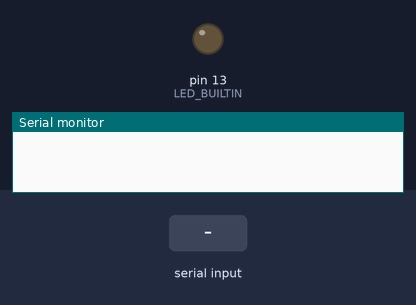
A sketch run on a simulated Arduino Uno, built with avr-gcc and run on an emulated ATmega328P. Parts: output pins drawn as LEDs (lit = HIGH), the last lines printed to the serial monitor. The test bench sets the inputs (shaded band).

Above: at 1.2 s.
1.3 s: "1" received over Serial
At 2.0 s:
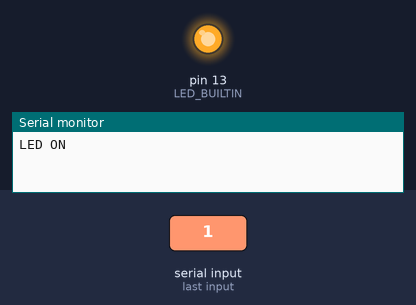
2.8 s: "0" received over Serial
At 3.2 s:
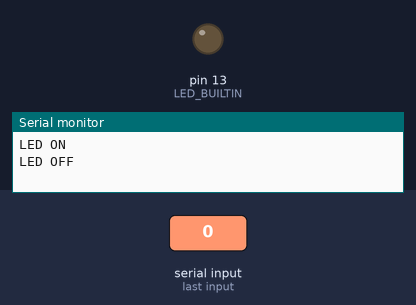
Timing chart, 0 to 5.8 s (numbered marks = the images above; inputs shaded):
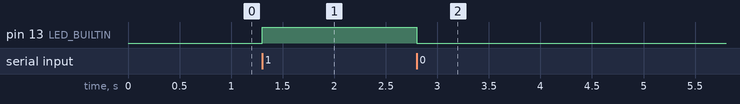

The sketch:

arduino___rasberry_command.ino
```cpp
void setup() {
  pinMode(LED_BUILTIN, OUTPUT);
  digitalWrite(LED_BUILTIN, LOW);
  Serial.begin(9600);
  // put your setup code here, to run once:

}

void loop() {
  if (Serial.available()>0)
  {
    char command = Serial.read();

    if (command == '1')
    {
      digitalWrite(LED_BUILTIN,HIGH);
      Serial.println("LED ON");
    }
    else if (command == '0')
    {
      digitalWrite(LED_BUILTIN,LOW);
      Serial.print("LED OFF");

    }
    else
    {
      Serial.print("Invaild Command");
    }
  }

  // put your main code here, to run repeatedly:

}
```

Measured:
- after the input at 1.3 s, pin 13 (LED_BUILTIN): LOW → HIGH at once
- after the input at 2.8 s, pin 13 (LED_BUILTIN): HIGH → LOW at once
